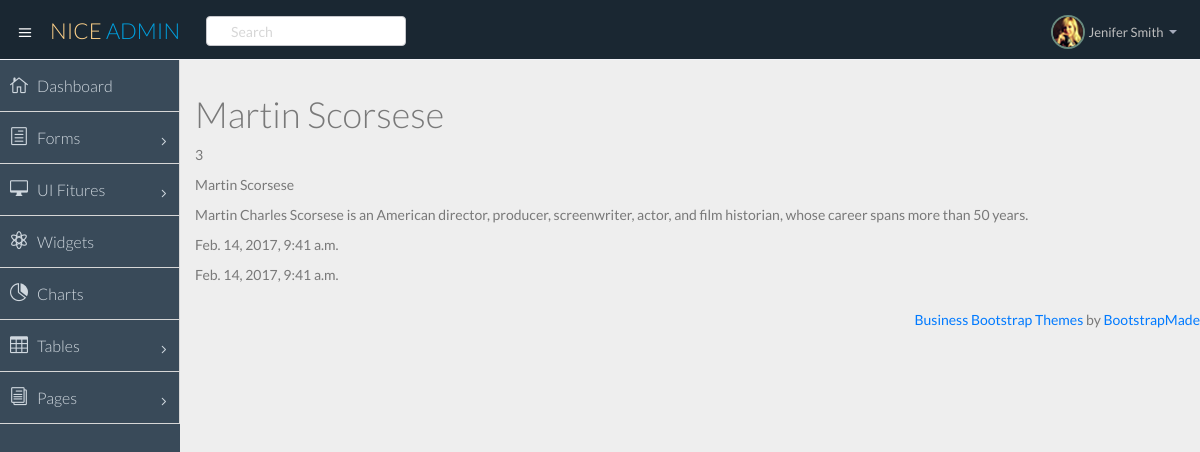
Page /directors/3/ on the committed database.
### directors/models.py (models this page shows, shortened)
class Director(models.Model):
    name = models.CharField(max_length=120)
    bio = models.TextField()
    created_at = models.DateTimeField(auto_now=False, auto_now_add=True)
    updated_at = models.DateTimeField(auto_now=True, auto_now_add=False)

### directors/views.py (the view)
# urls.py: url(r'^(?P<id>\d+)/$', director_show, name='show')
def director_show(request, id=None):
    director = get_object_or_404(Director, id=id)
    context_data = {
        'director': director,
        'title': director.name
    }
    return render(request, 'directors/show.html', context_data)

### templates/directors/show.html
{% extends 'layouts/base.html' %}
{% block content %}
    <h1>{{ title }}</h1>
    <p>{{ director.id }}</p>
    <p>{{ director.name }}</p>
    <p>{{ director.bio }}</p>
    <p>{{ director.created_at }}</p>
    <p>{{ director.updated_at }}</p>
{% endblock content %}

### rows in the picture
Director: name "Martin Scorsese", id "3", bio "Martin Charles Scorsese is an American director, producer, screenwriter, actor, and film historian, whose career spans more than 50 years.", created_at "Feb. 14, 2017, 9:41 a.m.", updated_at "Feb. 14, 2017, 9:41 a.m."
